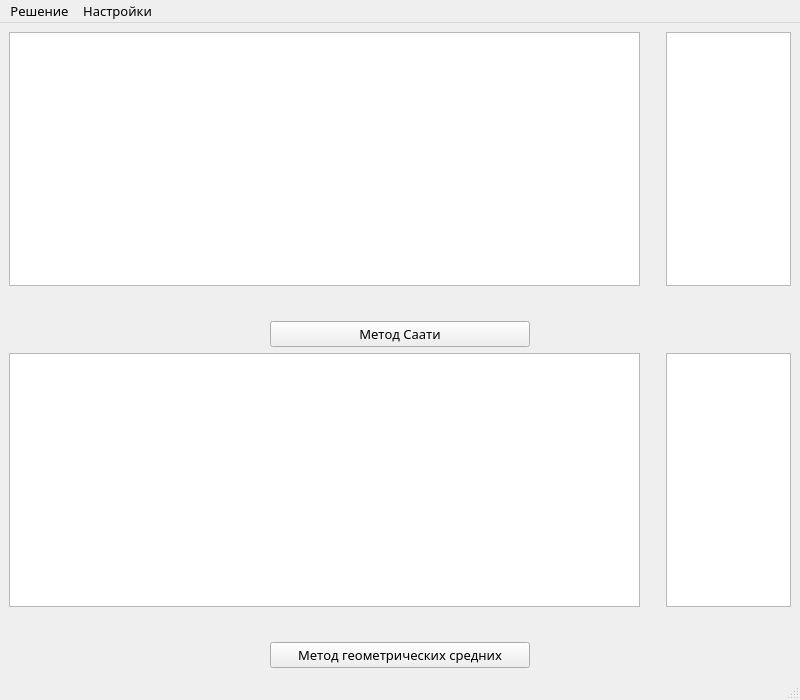
<?xml version="1.0" encoding="UTF-8"?>
<ui version="4.0">
 <class>MainWindow</class>
 <widget class="QMainWindow" name="MainWindow">
  <property name="geometry">
   <rect>
    <x>0</x>
    <y>0</y>
    <width>800</width>
    <height>700</height>
   </rect>
  </property>
  <property name="font">
   <font>
    <family>JetBrains Mono</family>
    <pointsize>10</pointsize>
   </font>
  </property>
  <property name="windowTitle">
   <string>Decision Making</string>
  </property>
  <widget class="QWidget" name="centralwidget">
   <layout class="QVBoxLayout" name="verticalLayout">
    <item>
     <layout class="QHBoxLayout" name="horizontalLayout_3">
      <item>
       <widget class="QTableWidget" name="tableWidget">
        <property name="sizePolicy">
         <sizepolicy hsizetype="Expanding" vsizetype="Ignored">
          <horstretch>0</horstretch>
          <verstretch>0</verstretch>
         </sizepolicy>
        </property>
       </widget>
      </item>
      <item>
       <spacer name="horizontalSpacer_5">
        <property name="orientation">
         <enum>Qt::Horizontal</enum>
        </property>
        <property name="sizeType">
         <enum>QSizePolicy::Preferred</enum>
        </property>
        <property name="sizeHint" stdset="0">
         <size>
          <width>20</width>
          <height>20</height>
         </size>
        </property>
       </spacer>
      </item>
      <item>
       <widget class="QTableWidget" name="tableWidget_3">
        <property name="sizePolicy">
         <sizepolicy hsizetype="Expanding" vsizetype="Expanding">
          <horstretch>50</horstretch>
          <verstretch>0</verstretch>
         </sizepolicy>
        </property>
        <property name="maximumSize">
         <size>
          <width>125</width>
          <height>16777215</height>
         </size>
        </property>
        <property name="sortingEnabled">
         <bool>true</bool>
        </property>
        <property name="columnCount">
         <number>0</number>
        </property>
       </widget>
      </item>
     </layout>
    </item>
    <item>
     <widget class="QLabel" name="labelAhpRes">
      <property name="maximumSize">
       <size>
        <width>16777212</width>
        <height>16777215</height>
       </size>
      </property>
      <property name="font">
       <font>
        <family>JetBrains Mono</family>
        <pointsize>13</pointsize>
        <weight>75</weight>
        <bold>true</bold>
       </font>
      </property>
      <property name="text">
       <string/>
      </property>
      <property name="alignment">
       <set>Qt::AlignCenter</set>
      </property>
     </widget>
    </item>
    <item>
     <layout class="QHBoxLayout" name="horizontalLayout">
      <item>
       <spacer name="horizontalSpacer_2">
        <property name="orientation">
         <enum>Qt::Horizontal</enum>
        </property>
        <property name="sizeHint" stdset="0">
         <size>
          <width>40</width>
          <height>20</height>
         </size>
        </property>
       </spacer>
      </item>
      <item>
       <widget class="QPushButton" name="pushButton">
        <property name="sizePolicy">
         <sizepolicy hsizetype="Expanding" vsizetype="Fixed">
          <horstretch>0</horstretch>
          <verstretch>0</verstretch>
         </sizepolicy>
        </property>
        <property name="font">
         <font>
          <family>JetBrains Mono</family>
          <pointsize>10</pointsize>
         </font>
        </property>
        <property name="text">
         <string>Метод Саати</string>
        </property>
       </widget>
      </item>
      <item>
       <spacer name="horizontalSpacer">
        <property name="orientation">
         <enum>Qt::Horizontal</enum>
        </property>
        <property name="sizeHint" stdset="0">
         <size>
          <width>40</width>
          <height>20</height>
         </size>
        </property>
       </spacer>
      </item>
     </layout>
    </item>
    <item>
     <layout class="QHBoxLayout" name="horizontalLayout_2">
      <item>
       <widget class="QTableWidget" name="tableWidget_2"/>
      </item>
      <item>
       <spacer name="horizontalSpacer_6">
        <property name="orientation">
         <enum>Qt::Horizontal</enum>
        </property>
        <property name="sizeType">
         <enum>QSizePolicy::Preferred</enum>
        </property>
        <property name="sizeHint" stdset="0">
         <size>
          <width>20</width>
          <height>20</height>
         </size>
        </property>
       </spacer>
      </item>
      <item>
       <widget class="QTableWidget" name="tableWidget_4">
        <property name="sizePolicy">
         <sizepolicy hsizetype="Expanding" vsizetype="Expanding">
          <horstretch>50</horstretch>
          <verstretch>0</verstretch>
         </sizepolicy>
        </property>
        <property name="maximumSize">
         <size>
          <width>125</width>
          <height>16777215</height>
         </size>
        </property>
        <property name="textElideMode">
         <enum>Qt::ElideMiddle</enum>
        </property>
        <property name="gridStyle">
         <enum>Qt::SolidLine</enum>
        </property>
        <property name="sortingEnabled">
         <bool>true</bool>
        </property>
        <property name="columnCount">
         <number>0</number>
        </property>
       </widget>
      </item>
     </layout>
    </item>
    <item>
     <widget class="QLabel" name="labelGmRes">
      <property name="font">
       <font>
        <family>JetBrains Mono</family>
        <pointsize>13</pointsize>
        <weight>75</weight>
        <bold>true</bold>
       </font>
      </property>
      <property name="text">
       <string/>
      </property>
      <property name="alignment">
       <set>Qt::AlignCenter</set>
      </property>
     </widget>
    </item>
    <item>
     <layout class="QHBoxLayout" name="horizontalLayout_4">
      <item>
       <spacer name="horizontalSpacer_3">
        <property name="orientation">
         <enum>Qt::Horizontal</enum>
        </property>
        <property name="sizeHint" stdset="0">
         <size>
          <width>40</width>
          <height>20</height>
         </size>
        </property>
       </spacer>
      </item>
      <item>
       <widget class="QPushButton" name="pushButton_2">
        <property name="sizePolicy">
         <sizepolicy hsizetype="Expanding" vsizetype="Fixed">
          <horstretch>0</horstretch>
          <verstretch>0</verstretch>
         </sizepolicy>
        </property>
        <property name="font">
         <font>
          <family>JetBrains Mono</family>
          <pointsize>10</pointsize>
         </font>
        </property>
        <property name="text">
         <string>Метод геометрических средних</string>
        </property>
       </widget>
      </item>
      <item>
       <spacer name="horizontalSpacer_4">
        <property name="orientation">
         <enum>Qt::Horizontal</enum>
        </property>
        <property name="sizeHint" stdset="0">
         <size>
          <width>40</width>
          <height>20</height>
         </size>
        </property>
       </spacer>
      </item>
     </layout>
    </item>
   </layout>
  </widget>
  <widget class="QMenuBar" name="menubar">
   <property name="geometry">
    <rect>
     <x>0</x>
     <y>0</y>
     <width>800</width>
     <height>22</height>
    </rect>
   </property>
   <widget class="QMenu" name="menuFile">
    <property name="font">
     <font>
      <family>JetBrains Mono Light</family>
      <pointsize>11</pointsize>
     </font>
    </property>
    <property name="title">
     <string>Настройки</string>
    </property>
    <addaction name="actionOpen"/>
    <addaction name="actionClose"/>
    <addaction name="separator"/>
    <addaction name="actionExit"/>
   </widget>
   <widget class="QMenu" name="menuCriterias">
    <property name="font">
     <font>
      <family>JetBrains Mono Light</family>
      <pointsize>10</pointsize>
     </font>
    </property>
    <property name="title">
     <string>Решение</string>
    </property>
    <addaction name="actionSet_criterias_and_alternatives"/>
    <addaction name="actionSet_criteria"/>
    <addaction name="separator"/>
    <addaction name="separator"/>
    <addaction name="actionSet_alternatives"/>
   </widget>
   <addaction name="menuCriterias"/>
   <addaction name="menuFile"/>
  </widget>
  <widget class="QStatusBar" name="statusbar"/>
  <action name="actionOpen">
   <property name="text">
    <string>Открыть</string>
   </property>
  </action>
  <action name="actionClose">
   <property name="text">
    <string>Закрыть</string>
   </property>
  </action>
  <action name="actionExit">
   <property name="text">
    <string>Выход</string>
   </property>
  </action>
  <action name="actionAdd_criteria">
   <property name="text">
    <string>Add criteria</string>
   </property>
  </action>
  <action name="actionAdd_alternative">
   <property name="text">
    <string>Add alternative</string>
   </property>
  </action>
  <action name="actionSet_criterias_and_alternatives">
   <property name="text">
    <string>Альтернативы</string>
   </property>
  </action>
  <action name="actionSet_criteria">
   <property name="text">
    <string>Критерии</string>
   </property>
  </action>
  <action name="actionSet_alternatives">
   <property name="text">
    <string>Сравнение альтернатив</string>
   </property>
  </action>
 </widget>
 <resources/>
 <connections>
  <connection>
   <sender>actionExit</sender>
   <signal>triggered()</signal>
   <receiver>MainWindow</receiver>
   <slot>close()</slot>
   <hints>
    <hint type="sourcelabel">
     <x>-1</x>
     <y>-1</y>
    </hint>
    <hint type="destinationlabel">
     <x>399</x>
     <y>299</y>
    </hint>
   </hints>
  </connection>
 </connections>
</ui>
